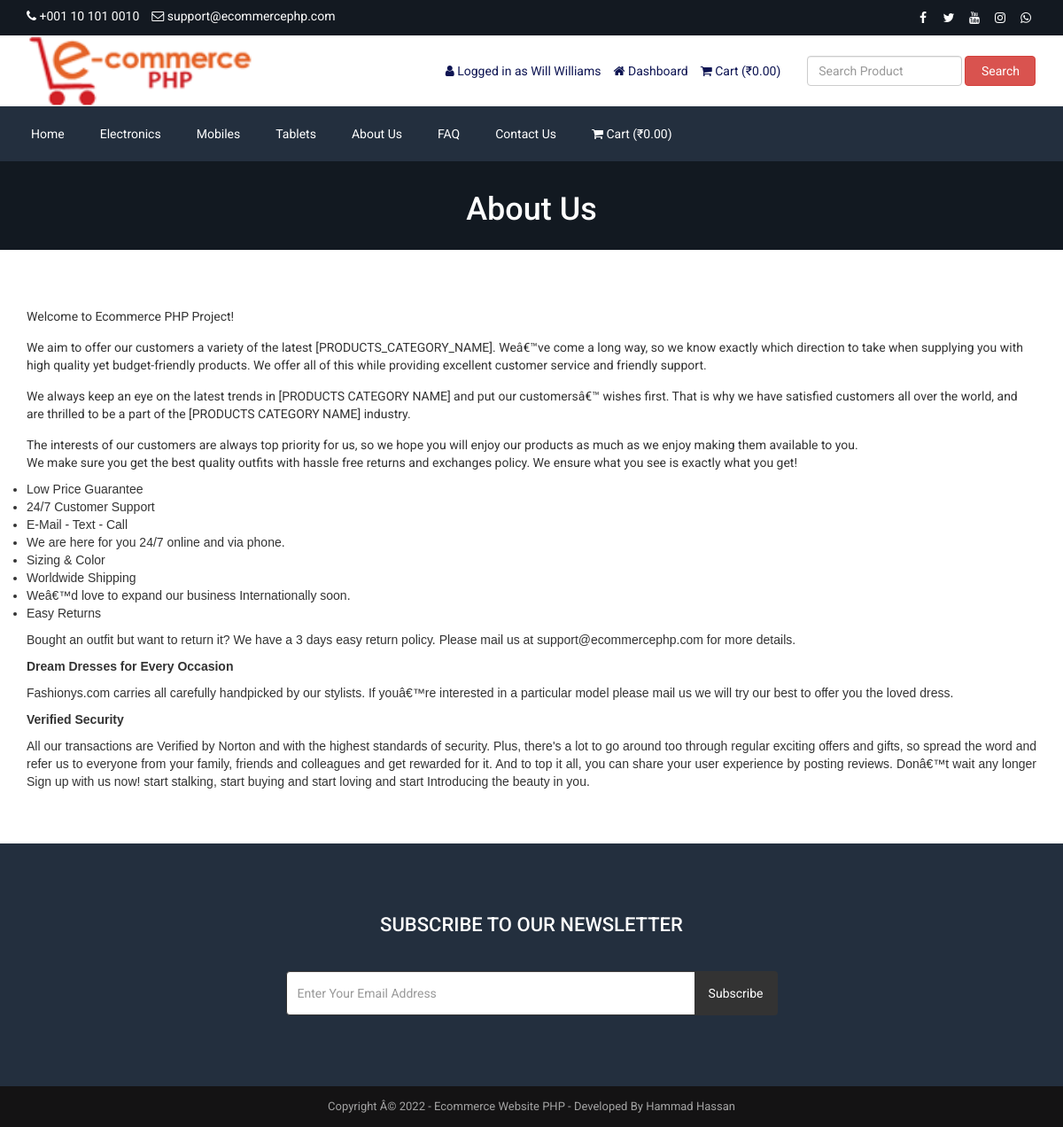
The page /about.php (signed in) on the database its author committed.
### tables this page shows
CREATE TABLE `tbl_settings` (
  `id` int(11) NOT NULL,
  `logo` text NOT NULL,
  `favicon` text NOT NULL,
  `footer_about` text NOT NULL,
  `footer_copyright` text NOT NULL,
  `contact_address` text NOT NULL,
  `contact_email` varchar(255) NOT NULL,
  `contact_phone` varchar(255) NOT NULL,
  `contact_fax` varchar(255) NOT NULL,
  `contact_map_iframe` text NOT NULL,
  `receive_email` varchar(255) NOT NULL,
  `receive_email_subject` varchar(255) NOT NULL,
  `receive_email_thank_you_message` text NOT NULL,
  `forget_password_message` text NOT NULL,
  `total_recent_post_footer` tinyint(4) NOT NULL,
  `total_popular_post_footer` tinyint(4) NOT NULL,
  `total_recent_post_sidebar` tinyint(4) NOT NULL,
  `total_popular_post_sidebar` tinyint(4) NOT NULL,
  `total_featured_product_home` tinyint(4) NOT NULL,
  `total_latest_product_home` tinyint(4) NOT NULL,
  `total_popular_product_home` tinyint(4) NOT NULL,
  `meta_title_home` text NOT NULL,
  `meta_keyword_home` text NOT NULL,
  `meta_description_home` text NOT NULL,
  `banner_login` text NOT NULL,
  `banner_registration` text NOT NULL,
  `banner_forget_password` text NOT NULL,
  `banner_reset_password` text NOT NULL,
  `banner_search` text NOT NULL,
  `banner_cart` text NOT NULL,
  `banner_checkout` text NOT NULL,
  `banner_product_category` text NOT NULL,
  `banner_blog` text NOT NULL,
  `cta_title` varchar(255) NOT NULL,
  `cta_content` text NOT NULL,
  `cta_read_more_text` varchar(255) NOT NULL,
  `cta_read_more_url` varchar(255) NOT NULL,
  `cta_photo` text NOT NULL,
  `featured_product_title` varchar(255) NOT NULL,
  `featured_product_subtitle` varchar(255) NOT NULL,
  `latest_product_title` varchar(255) NOT NULL,
  `latest_product_subtitle` varchar(255) NOT NULL,
  `popular_product_title` varchar(255) NOT NULL,
  `popular_product_subtitle` varchar(255) NOT NULL,
  `testimonial_title` varchar(255) NOT NULL,
  `testimonial_subtitle` varchar(255) NOT NULL,
  `testimonial_photo` text NOT NULL,
  `blog_title` varchar(255) NOT NULL,
  `blog_subtitle` varchar(255) NOT NULL,
  `newsletter_text` text NOT NULL,
  `paypal_email` varchar(255) NOT NULL,
  `stripe_public_key` varchar(255) NOT NULL,
  `stripe_secret_key` varchar(255) NOT NULL,
  `bank_detail` text NOT NULL,
  `before_head` text NOT NULL,
  `after_body` text NOT NULL,
  `before_body` text NOT NULL,
  `home_service_on_off` tinyint(1) NOT NULL,
  `home_welcome_on_off` tinyint(1) NOT NULL,
  `home_featured_product_on_off` tinyint(1) NOT NULL,
  `home_latest_product_on_off` tinyint(1) NOT NULL,
  `home_popular_product_on_off` tinyint(1) NOT NULL,
  `home_testimonial_on_off` tinyint(1) NOT NULL,
  `home_blog_on_off` tinyint(1) NOT NULL,
  `newsletter_on_off` tinyint(1) NOT NULL,
  `ads_above_welcome_on_off` tinyint(1) NOT NULL,
  `ads_above_featured_product_on_off` tinyint(1) NOT NULL,
  `ads_above_latest_product_on_off` tinyint(1) NOT NULL,
  `ads_above_popular_product_on_off` tinyint(1) NOT NULL,
  `ads_above_testimonial_on_off` tinyint(1) NOT NULL,
  `ads_category_sidebar_on_off` tinyint(1) NOT NULL
);

CREATE TABLE `tbl_social` (
  `social_id` int(11) NOT NULL,
  `social_name` varchar(30) NOT NULL,
  `social_url` varchar(255) NOT NULL,
  `social_icon` varchar(30) NOT NULL
);

CREATE TABLE `tbl_top_category` (
  `tcat_id` int(11) NOT NULL,
  `tcat_name` varchar(255) NOT NULL,
  `show_on_menu` int(1) NOT NULL
);

CREATE TABLE `tbl_page` (
  `id` int(11) NOT NULL,
  `about_title` varchar(255) NOT NULL,
  `about_content` text NOT NULL,
  `about_banner` varchar(255) NOT NULL,
  `about_meta_title` varchar(255) NOT NULL,
  `about_meta_keyword` text NOT NULL,
  `about_meta_description` text NOT NULL,
  `faq_title` varchar(255) NOT NULL,
  `faq_banner` varchar(255) NOT NULL,
  `faq_meta_title` varchar(255) NOT NULL,
  `faq_meta_keyword` text NOT NULL,
  `faq_meta_description` text NOT NULL,
  `blog_title` varchar(255) NOT NULL,
  `blog_banner` varchar(255) NOT NULL,
  `blog_meta_title` varchar(255) NOT NULL,
  `blog_meta_keyword` text NOT NULL,
  `blog_meta_description` text NOT NULL,
  `contact_title` varchar(255) NOT NULL,
  `contact_banner` varchar(255) NOT NULL,
  `contact_meta_title` varchar(255) NOT NULL,
  `contact_meta_keyword` text NOT NULL,
  `contact_meta_description` text NOT NULL,
  `pgallery_title` varchar(255) NOT NULL,
  `pgallery_banner` varchar(255) NOT NULL,
  `pgallery_meta_title` varchar(255) NOT NULL,
  `pgallery_meta_keyword` text NOT NULL,
  `pgallery_meta_description` text NOT NULL,
  `vgallery_title` varchar(255) NOT NULL,
  `vgallery_banner` varchar(255) NOT NULL,
  `vgallery_meta_title` varchar(255) NOT NULL,
  `vgallery_meta_keyword` text NOT NULL,
  `vgallery_meta_description` text NOT NULL
);

### about.php (the view)
<?php require_once('header.php'); ?>
<?php
$statement = $pdo->prepare("SELECT * FROM tbl_page WHERE id=1");
$statement->execute();
$result = $statement->fetchAll(PDO::FETCH_ASSOC);
foreach ($result as $row) {
   $about_title = $row['about_title'];
    $about_content = $row['about_content'];
    $about_banner = $row['about_banner'];
}
?>
<div class="page-banner" style="background-image: url(assets/uploads/<?php echo $about_banner; ?>);">
    <div class="inner">
        <h1><?php echo $about_title; ?></h1>
    </div>
</div>
<div class="page">
    <div class="container">
        <div class="row">
            <div class="col-md-12">
                <p>
                    <?php echo $about_content; ?>
                </p>
            </div>
        </div>
    </div>
</div>
<?php require_once('footer.php'); ?>

### header.php (shortened to what this page needs)
<?php
include("admin/inc/config.php");
$statement = $pdo->prepare("SELECT * FROM tbl_settings WHERE id=1");
$statement->execute();
$result = $statement->fetchAll(PDO::FETCH_ASSOC);
foreach ($result as $row)
{
	$logo = $row['logo'];
	$contact_email = $row['contact_email'];
	$contact_phone = $row['contact_phone'];
}
?>
<!DOCTYPE html>
<html lang="en">
<head>
	<link rel="stylesheet" href="assets/css/bootstrap.min.css">
	<link rel="stylesheet" href="assets/css/font-awesome.min.css">
	<link rel="stylesheet" href="assets/css/owl.carousel.min.css">
	<link rel="stylesheet" href="assets/css/owl.theme.default.min.css">
	<link rel="stylesheet" href="assets/css/jquery.bxslider.min.css">
    <link rel="stylesheet" href="assets/css/magnific-popup.css">
    <link rel="stylesheet" href="assets/css/rating.css">
	<link rel="stylesheet" href="assets/css/spacing.css">
	<link rel="stylesheet" href="assets/css/bootstrap-touch-slider.css">
	<link rel="stylesheet" href="assets/css/animate.min.css">
	<link rel="stylesheet" href="assets/css/tree-menu.css">
	<link rel="stylesheet" href="assets/css/select2.min.css">
	<link rel="stylesheet" href="assets/css/main.css">
	<link rel="stylesheet" href="assets/css/responsive.css">
	<?php
	$statement = $pdo->prepare("SELECT * FROM tbl_page WHERE id=1");
	$statement->execute();
	$result = $statement->fetchAll(PDO::FETCH_ASSOC);
		?>
</head>
<body>
<div class="top">
	<div class="container">
		<div class="row">
			<div class="col-md-6 col-sm-6 col-xs-12">
				<div class="left">
					<ul>
						<li><i class="fa fa-phone"></i> <?php echo $contact_phone; ?></li>
						<li><i class="fa fa-envelope-o"></i> <?php echo $contact_email; ?></li>
					</ul>
				</div>
			</div>
			<div class="col-md-6 col-sm-6 col-xs-12">
				<div class="right">
					<ul>
						<?php
						$statement = $pdo->prepare("SELECT * FROM tbl_social");
						$statement->execute();
						$result = $statement->fetchAll(PDO::FETCH_ASSOC);
						foreach ($result as $row) {
							?>
							<?php if($row['social_url'] != ''): ?>
							<li><a href="<?php echo $row['social_url']; ?>"><i class="<?php echo $row['social_icon']; ?>"></i></a></li>
							<?php endif; ?>
							<?php
						}
						?>
					</ul>
				</div>
			</div>
		</div>
	</div>
</div>
<div class="header">
	<div class="container">
		<div class="row inner">
			<div class="col-md-4 logo">
				<a href="index.php"><img src="assets/uploads/<?php echo $logo; ?>" alt="logo image"></a>
			</div>
			<div class="col-md-5 right">
				<ul>
					<?php
					if(isset($_SESSION['customer'])) {
						?>
						<li><i class="fa fa-user"></i> <?php echo LANG_VALUE_13; ?> <?php echo $_SESSION['customer']['cust_name']; ?></li>
						<li><a href="dashboard.php"><i class="fa fa-home"></i> <?php echo LANG_VALUE_89; ?></a></li>
						<?php
					} else {
						?>
						<li><a href="login.php"><i class="fa fa-sign-in"></i> <?php echo LANG_VALUE_9; ?></a></li>
						<li><a href="registration.php"><i class="fa fa-user-plus"></i> <?php echo LANG_VALUE_15; ?></a></li>
						<?php
					}
					?>
					<li><a href="cart.php"><i class="fa fa-shopping-cart"></i> <?php echo LANG_VALUE_18; ?> (<?php echo LANG_VALUE_1; ?><?php
					if(isset($_SESSION['cart_p_id'])) {
						$table_total_price = 0;
						$i=0;
	                    foreach($_SESSION['cart_p_qty'] as $key => $value)
	                    {
	                        $i++;
	                        $arr_cart_p_qty[$i] = $value;
	                    }                    $i=0;
	                    foreach($_SESSION['cart_p_current_price'] as $key => $value)
	                    {
	                        $i++;
	                        $arr_cart_p_current_price[$i] = $value;
	                    }
	                    for($i=1;$i<=count($arr_cart_p_qty);$i++) {
	                    	$row_total_price = $arr_cart_p_current_price[$i]*$arr_cart_p_qty[$i];
	                        $table_total_price = $table_total_price + $row_total_price;
	                    }
						echo $table_total_price;
					} else {
						echo '0.00';
					}
					?>)</a></li>
				</ul>
			</div>
			<div class="col-md-3 search-area">
				<form class="navbar-form navbar-left" role="search" action="search-result.php" method="get">
					<div class="form-group">
						<input type="text" class="form-control search-top" placeholder="<?php echo LANG_VALUE_2; ?>" name="search_text">
					</div>
					<button type="submit" class="btn btn-danger"><?php echo LANG_VALUE_3; ?></button>
				</form>
			</div>
		</div>
	</div>
</div>
<div class="nav">
	<div class="container">
		<div class="row">
			<div class="col-md-12 pl_0 pr_0">
				<div class="menu-container">
					<div class="menu">
						<ul>
							<li><a href="index.php">Home</a></li>
							<?php
							$statement = $pdo->prepare("SELECT * FROM tbl_top_category WHERE show_on_menu=1");
							$statement->execute();
							$result = $statement->fetchAll(PDO::FETCH_ASSOC);
							foreach ($result as $row) {
								?>
								<li><a href="product-category.php?id=<?php echo $row['tcat_id']; ?>&type=top-category"><?php echo $row['tcat_name']; ?></a>
								</li>
								<?php
							}
							?>
							<?php
							$statement = $pdo->prepare("SELECT * FROM tbl_page WHERE id=1");
							$statement->execute();
							$result = $statement->fetchAll(PDO::FETCH_ASSOC);
							foreach ($result as $row) {
								$about_title = $row['about_title'];
								$faq_title = $row['faq_title'];
								$contact_title = $row['contact_title'];
							}
							?>
							<li><a href="about.php"><?php echo $about_title; ?></a></li>
							<li><a href="faq.php"><?php echo $faq_title; ?></a></li>
							<li><a href="contact.php"><?php echo $contact_title; ?></a></li>
							<li><a href="cart.php"><i class="fa fa-shopping-cart"></i> <?php echo LANG_VALUE_18; ?> (<?php echo LANG_VALUE_1; ?><?php
					if(isset($_SESSION['cart_p_id'])) {
						$table_total_price = 0;
						$i=0;
	                    foreach($_SESSION['cart_p_qty'] as $key => $value)
	                    {
	                        $i++;
	                        $arr_cart_p_qty[$i] = $value;
	                    }                    $i=0;
	                    foreach($_SESSION['cart_p_current_price'] as $key => $value)
	                    {
	                        $i++;
	                        $arr_cart_p_current_price[$i] = $value;
	                    }
	                    for($i=1;$i<=count($arr_cart_p_qty);$i++) {
	                    	$row_total_price = $arr_cart_p_current_price[$i]*$arr_cart_p_qty[$i];
	                        $table_total_price = $table_total_price + $row_total_price;
	                    }
						echo $table_total_price;
					} else {
						echo '0.00';
					}
					?>)</a></li>
						</ul>
					</div>
				</div>
			</div>
		</div>
	</div>
</div>

### footer.php (shortened to what this page needs)
<?php
$statement = $pdo->prepare("SELECT * FROM tbl_settings WHERE id=1");
$statement->execute();
$result = $statement->fetchAll(PDO::FETCH_ASSOC);
foreach ($result as $row)
{
	$footer_copyright = $row['footer_copyright'];
    $newsletter_on_off = $row['newsletter_on_off'];
}
?>
<?php if($newsletter_on_off == 1): ?>
<section class="home-newsletter">
	<div class="container">
		<div class="row">
			<div class="col-md-6 col-md-offset-3">
				<div class="single">
				<form action="" method="post">
					<h2><?php echo LANG_VALUE_93; ?></h2>
					<div class="input-group">
			        	<input type="email" class="form-control" placeholder="<?php echo LANG_VALUE_95; ?>" name="email_subscribe">
			         	<span class="input-group-btn">
			         	<button class="btn btn-theme" type="submit" name="form_subscribe"><?php echo LANG_VALUE_92; ?></button>
			         	</span>
			        </div>
				</div>
			</div>
		</div>
	</div>
</section>
<?php endif; ?>
<div class="footer-bottom">
	<div class="container">
		<div class="row">
			<div class="col-md-12 copyright">
				<?php echo $footer_copyright; ?>
			</div>
		</div>
	</div>
</div>
</body>
</html>

### rows shown on the page
tbl_settings: contact_phone "+001 10 101 0010", contact_email "support@ecommercephp.com", logo (picture), footer_copyright "Copyright Â© 2022 - Ecommerce Website PHP - Developed By Hammad Hassan"
tbl_top_category: tcat_name "Electronics"
tbl_top_category: tcat_name "Mobiles"
tbl_top_category: tcat_name "Tablets"
tbl_page: about_title "About Us", faq_title "FAQ", contact_title "Contact Us", about_banner (picture), about_content "Welcome to Ecommerce PHP Project! We aim to offer our customers a variety of the latest [PRODUCTS_CATEGORY_NAME]. Weâ€™ve come a long way, so we know exactly which direction to take when supplying you with high quality yet budget-friendly products. We offer all of this while providing excellent customer service and friendly support. We always keep an eye on the latest trends in [PRODUCTS CATEGORY NAME] and put our customersâ€™ wishes first. That is why we have satisfied customers all over the world, and are thrilled to be a part of the [PRODUCTS CATEGORY NAME] industry. The interests of our customers are always top priority for us, so we hope you will enjoy our products as much as we enjoy…"

### other values the page prints
LANG_VALUE_13 "Logged in as"
$_SESSION['customer']['cust_name'] "Will Williams"
LANG_VALUE_89 "Dashboard"
LANG_VALUE_18 "Cart"
LANG_VALUE_1 "₹"
LANG_VALUE_3 "Search"
LANG_VALUE_93 "SUBSCRIBE TO OUR NEWSLETTER"
LANG_VALUE_92 "Subscribe"
